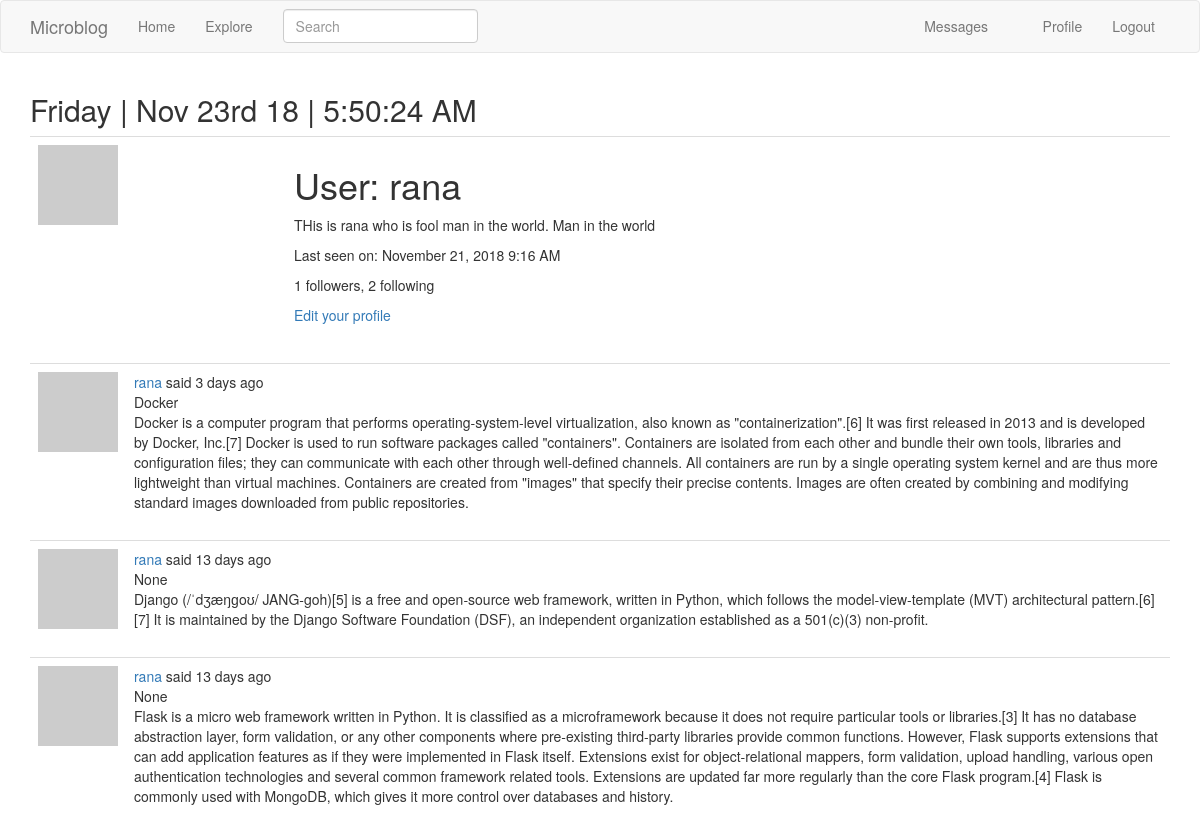
Page /user/rana (signed in, upper part) on the earlier database version.
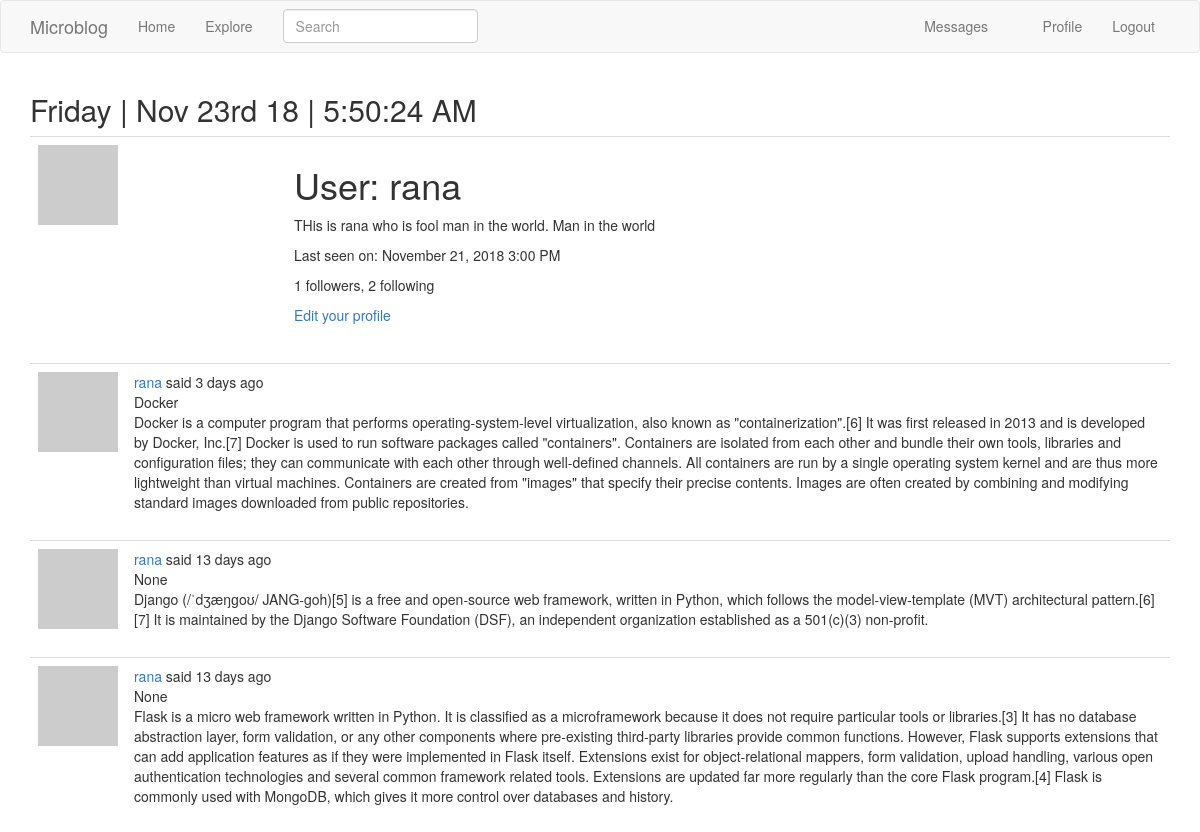
Same page on the later database version.
### app/models.py (models this page shows, shortened)
class User(UserMixin, db.Model):
    id = db.Column(db.Integer, primary_key=True)
    username = db.Column(db.String(64), index=True, unique=True)
    email = db.Column(db.String(120), index=True, unique=True)
    password_hash = db.Column(db.String(128))
    posts = db.relationship('Post', backref='author', lazy='dynamic')
    about_me = db.Column(db.String(140))
    last_seen = db.Column(db.DateTime, default=datetime.utcnow)
    followed = db.relationship(
        'User', secondary=followers,
        primaryjoin=(followers.c.follower_id == id),
        secondaryjoin=(followers.c.followed_id == id),
        backref=db.backref('followers', lazy='dynamic'), lazy='dynamic')
    messages_sent = db.relationship('Message',
                                    foreign_keys='Message.sender_id',
                                    backref='author', lazy='dynamic')
    messages_received = db.relationship('Message',
                                        foreign_keys='Message.recipient_id',
                                        backref='recipient', lazy='dynamic')
    notifications = db.relationship('Notification', backref='user', lazy='dynamic')
    last_message_read_time = db.Column(db.DateTime)
    def new_messages(self):
        last_read_time = self.last_message_read_time or datetime(1900,1,1)
        return Message.query.filter_by(recipient=self).filter(Message.timestamp > last_read_time).count()
    def avatar(self, size):
        digest = md5(self.email.lower().encode('utf-8')).hexdigest()
        return 'https://www.gravatar.com/avatar/{}?d=identicon&s={}'.format(digest, size)

class SearchableMixin(object):
    @classmethod
    def before_commit(cls, session):
        session._changes = {
            'add': list(session.new),
            'update': list(session.dirty),
            'delete': list(session.deleted)
        }
    @classmethod
    def after_commit(cls, session):
        for obj in session._changes['add']:
            if isinstance(obj, SearchableMixin):
                add_to_index(obj.__tablename__, obj)
        for obj in session._changes['update']:
            if isinstance(obj, SearchableMixin):
                add_to_index(obj.__tablename__, obj)
        for obj in session._changes['delete']:
            if isinstance(obj, SearchableMixin):
                remove_from_index(obj.__tablename__, obj)
        session._changes = None

class Post(SearchableMixin, db.Model):
    __searchable__ = ['body', 'title']
    id = db.Column(db.Integer, primary_key=True)
    title = db.Column(db.String(50))
    body = db.Column(db.String(140))
    timestamp = db.Column(db.DateTime, index=True, default=datetime.utcnow)
    user_id = db.Column(db.Integer, db.ForeignKey('user.id'))
    language = db.Column(db.String(5))

### app/main/routes.py (the view)
@bp.route('/user/<username>')
def user(username):
    user = User.query.filter_by(username=username).first_or_404()
    page = request.args.get('page', 1, type=int)
    posts = user.posts.order_by(Post.timestamp.desc()).paginate(
        page, current_app.config['POSTS_PER_PAGE'], False)
    next_url = url_for('main.user', username=user.username, page=posts.next_num) \
        if posts.has_next else None
    prev_url = url_for('main.user', username=user.username, page=posts.prev_num) \
        if posts.has_prev else None
    return render_template('user.html', user=user, posts=posts.items, title=_('User post'), next_url=next_url, prev_url=prev_url)

### app/main/forms.py
class SearchForm(FlaskForm):
    q = StringField(_l('Search'), validators=[DataRequired()])
    def __init__(self, *args, **kwargs):
        if 'formdata' not in kwargs:
            kwargs['formdata'] = request.args
        if 'csrf_enabled' not in kwargs:
            kwargs['csrf_enabled'] = False
        super(SearchForm, self).__init__(*args, **kwargs)

### app/main/routes.py (called while the page is built)
@bp.before_request
def before_request():
    if current_user.is_authenticated:
        current_user.last_seen = datetime.utcnow()
        db.session.commit()
    g.local = str(get_locale())

@bp.before_request
def before_request():
    if current_user.is_authenticated:
        current_user.last_seen = datetime.utcnow()
        db.session.commit()
        g.search_form = SearchForm()
    g.locale = str(get_locale())

### app/models.py (called while the page is built)
@login.user_loader
def load_user(id):
    return User.query.get(int(id))

### app/templates/user.html (shortened to what this page needs)
{% extends "base.html" %}
{% block app_content %}
    <table class="table table-hover">
        <tr>
            <td width="256px"><img src="{{ user.avatar(200) }}"></td>
            <td>
                <h1>{{ _('User') }}: {{ user.username }}</h1>
                {% if user.about_me %}<p>{{ user.about_me }}</p>{% endif %}
                {% if user.last_seen %}
                <p>{{ _('Last seen on') }}: {{ moment(user.last_seen).format('LLL') }}</p>
                {% endif %}
                <p>{{ _('%(count)d followers', count=user.followers.count()) }}, {{ _('%(count)d following', count=user.followed.count()) }}</p>
                {% if user == current_user %}
                <p><a href="{{ url_for('main.edit_profile') }}">{{ _('Edit your profile') }}</a></p>
                {% elif not current_user.is_following(user) %}
                <p><a href="{{ url_for('main.follow', username=user.username) }}">{{ _('Follow') }}</a></p>
                {% else %}
                <p><a href="{{ url_for('main.unfollow', username=user.username) }}">{{ _('Unfollow') }}</a></p>
                {% endif %}
            </td>
        </tr>
    </table>
    {% for post in posts %}
        {% include '_post.html' %}
    {% endfor %}
{% endblock %}

### app/templates/base.html (shortened to what this page needs)
{% extends "bootstrap/base.html" %}
 {% block navbar %}
    <nav class="navbar navbar-default">
        <div class="container">
            <div class="navbar-header">
                <a class="navbar-brand" href="{{ url_for('main.index') }}">Microblog</a>
            </div>
            <div class="collapse navbar-collapse" id="bs-example-navbar-collapse-1">
                <ul class="nav navbar-nav">
                    <li><a href="{{ url_for('main.index') }}">{{ _('Home') }}</a></li>
                    <li><a href="{{ url_for('main.explore') }}">{{ _('Explore') }}</a></li>
                </ul>
                   {% if g.search_form %}
                <form class="navbar-form navbar-left" method="get" action="{{ url_for('main.search') }}">
                    <div class="form-group">
                        {{ g.search_form.q(size=20, class='form-control', placeholder=g.search_form.q.label.text) }}
                    </div>
                </form>
                {% endif %}
                <ul class="nav navbar-nav navbar-right">
                    {% if current_user.is_anonymous %}
                    <li><a href="{{ url_for('auth.login') }}">{{ _('Login') }}</a></li>
                    {% else %}
                     <li>
                        <a href="{{ url_for('main.messages') }}">
                            {{ _('Messages') }}
                            {% set new_messages = current_user.new_messages() %}
                        </a>
                    </li>
                    <li><a href="{{ url_for('main.user', username=current_user.username) }}">{{ _('Profile') }}</a></li>
                    <li><a href="{{ url_for('auth.logout') }}">{{ _('Logout') }}</a></li>
                    {% endif %}
                </ul>
            </div>
        </div>
    </nav>
{% endblock %}
{% block content %}
    <div class="container">
        <h2>{{ moment().format('dddd')}} | {{ moment().format("MMM Do YY") }} | {{ moment().format('LTS')}}</h2>
        {% block app_content %}{% endblock %}
    </div>
{% endblock %}

### app/templates/_post.html (shortened to what this page needs)
    <table class="table table-hover">
        <tr>
            <td width="70px">
                <a href="{{ url_for('main.user', username=post.author.username) }}">
                    <img src="{{ post.author.avatar(70) }}">
                </a>
            </td>
            <td>
                {{ _('%(username)s said %(when)s',
                    username=user_link, when=moment(post.timestamp).fromNow()) }}
                <br>
                <span id="post{{ post.id }}">{{ post.title }}</span><br>
                <span id="post{{ post.id }}">{{ post.body }}</span>
            </td>
        </tr>
    </table>

Differences in the rows shown:
changed User "rana": last_seen "November 21, 2018 9:16 AM" → "November 21, 2018 3:00 PM"
